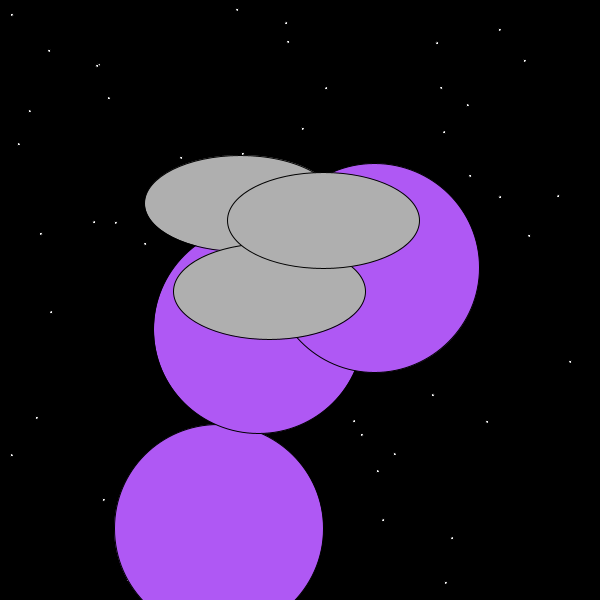
Frame 1 (no input)
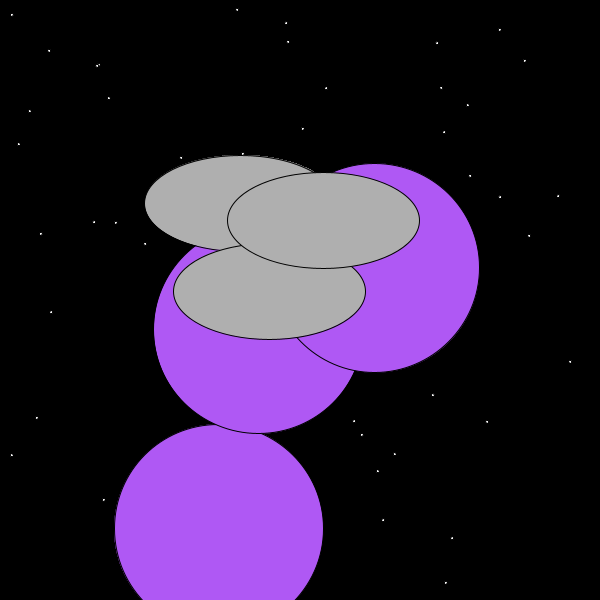
Frame 60 (the mouse pressed at the canvas centre just before this capture)
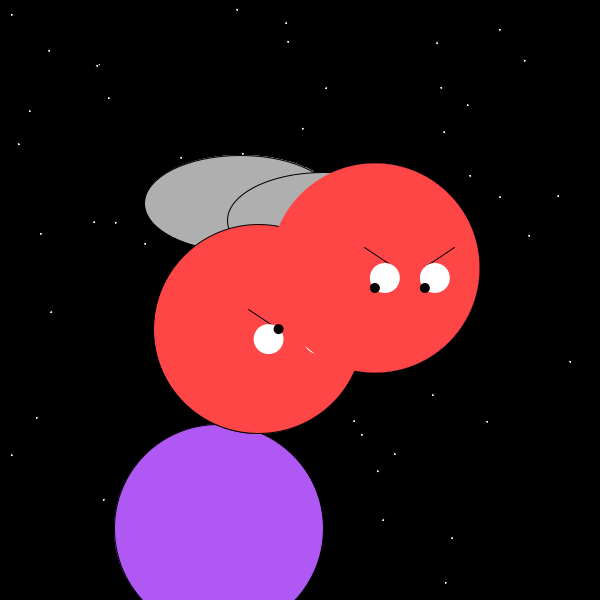
Frame 120 (the mouse held since frame 60 and released just before this capture)

The Processing sketch that drew these frames (run headless with seeded random() and noise(); from frame 60 on, the mouse is pressed at the canvas centre):

// Processing sketch: processing_73073
// ── processing_73073.pde

/*****************************************
 * Assignment: 03
 * Name: Rhett Richardson
 * E-mail: merichards@brynmawr.edu
 * Course: CS 110 - Section 01
 * Submitted: 10/02/2012
 * 
 * This sketch is of space, in which there are three
 * space ships randomly placed, and three "moons"
 * (also randomly placed) that are actually monsters
 * of some kind. When hovered over, these "moons"
 * turn red and have angry eyes. When you click on
 * a space ship, the printed text is "That's no moon--"
 * because Star Wars is cool, who doesn't love Star Wars.
***********************************************/


// Color Variables
float r = random(30,255);
float g = random(30,255);
float bl = random(30,255);

// Moon Monster Variables
float x1 = random (100,600);
float y1 = random (100,600);
float x2 = random (100,600);
float y2 = random (100,600);
float x3 = random (100,600);
float y3 = random (100,600);
float object1Width = random (200,300);
float object1Height = object1Width;

// Spaceship Variables
float a1 = random (200,400);
float b1 = random (200,400);
float a2 = random (200,400);
float b2 = random (200,400);
float a3 = random (200,400);
float b3 = random (200,400);
float object2Width = random (50,200);
float object2Height = object2Width/2;





void setup () {
  size (600,600);
  background (0);
  stroke (0);
  
  // Stars
  for (float star = 0; star < 60; star++) {
    fill (255);
    ellipse (random(600),random(600),3,3);
  }
  
}

void myObject1 () {
 // "Moon" Monster
 fill (r,g,bl);
 ellipseMode (CENTER);
 ellipse (x1,y1,object1Width,object1Height);
ellipse (x2,y2,object1Width,object1Height);
ellipse (x3,y3,object1Width,object1Height);
 

}

void myObject2 () {
  // Spaceship
  fill (r);
  ellipse (a1,b1,object2Width,object2Height);
  ellipse (a2,b2,object2Width,object2Height);
  ellipse (a3,b3,object2Width,object2Height);
  fill (bl,r,g);
  
  
}

void draw () {
  myObject1 ();
  myObject2 ();
  if (mouseX<=x1+(object1Width/2) && mouseX>=x1-(object1Width/2) && mouseY>=y1-(object1Height/2) && mouseY<=y1+(object1Height/2)) {
     fill (255,70,70);
     ellipseMode (CENTER);
     ellipse (x1,y1,object1Width,object1Height);

    // Eyebrows
      stroke (0);
      line (x1-10,y1-20,x1+20,y1);
      line (x1+50,y1,x1+80,y1-20);

    // Eyes
      noStroke ();
      ellipseMode (CENTER);
      fill (255);
      ellipse (x1+10,y1+10,30,30);
      ellipse (x1+60,y1+10,30,30);
      fill (0);
      float x4 = constrain (mouseX,x1,x1+20);
      float y4 = constrain (mouseY,y1,y1+20);
      ellipse (x4,y4,10,10);
      float x5 = constrain (mouseX,x1+50,x1+70);
      float y5 = constrain (mouseY,y1,y1+20);
      ellipse (x5,y5,10,10);
}

  if (mouseX<=x2+(object1Width/2) && mouseX>=x2-(object1Width/2) && mouseY>=y2-(object1Height/2) && mouseY<=y2+(object1Height/2)) {
     fill (255,70,70);
     ellipseMode (CENTER);
     ellipse (x2,y2,object1Width,object1Height);

     //  Eyebrows
      stroke (0);
      line (x2-10,y2-20,x2+20,y2);
      line (x2+50,y2,x2+80,y2-20);

     // Eyes
      noStroke ();
      ellipseMode (CENTER);
      fill (255);
      ellipse (x2+10,y2+10,30,30);
      ellipse (x2+60,y2+10,30,30);
      fill (0);
      float x6 = constrain (mouseX,x2,x2+20);
      float y6 = constrain (mouseY,y2,y2+20);
      ellipse (x6,y6,10,10);
      float x7 = constrain (mouseX,x2+50,x2+70);
      float y7 = constrain (mouseY,y2,y2+20);
      ellipse (x7,y7,10,10);
}



  if (mouseX<=x3+(object1Width/2) && mouseX>=x3-(object1Width/2) && mouseY>=y3-(object1Height/2) && mouseY<=y3+(object1Height/2)) {
     fill (255,70,70);
     ellipseMode (CENTER);
     ellipse (x3,y3,object1Width,object1Height);
     
      // Eyebrows
      stroke (0);
      line (x3-10,y3-20,x3+20,y3);
      line (x3+50,y3,x3+80,y3-20);

      // Eyes
      noStroke ();
      ellipseMode (CENTER);
      fill (255);
      ellipse (x3+10,y3+10,30,30);
      ellipse (x3+60,y3+10,30,30);
      fill (0);
      float x8 = constrain (mouseX,x3,x3+20);
      float y8 = constrain (mouseY,y3,y3+20);
      ellipse (x8,y8,10,10);
      float x9 = constrain (mouseX,x3+50,x3+70);
      float y9 = constrain (mouseY,y3,y3+20);
      ellipse (x9,y9,10,10);
      stroke (0);
  }

 
  
    
} 

void mousePressed(){
  if ((mouseX<=a1+(object2Width) && mouseX>=a1-(object2Width) && mouseY>=b1-(object2Height) && mouseY<=b1+(object2Height)) || (mouseX<=a2+(object2Width) && mouseX>=a2-(object2Width) && mouseY>=b2-(object2Height) && mouseY<=b2+(object2Height)) || (mouseX<=a3+(object2Width) && mouseX>=a3-(object2Width) && mouseY>=b3-(object2Height) && mouseY<=b3+(object2Height))) {
    println ("That's no moon --");
  }
}
